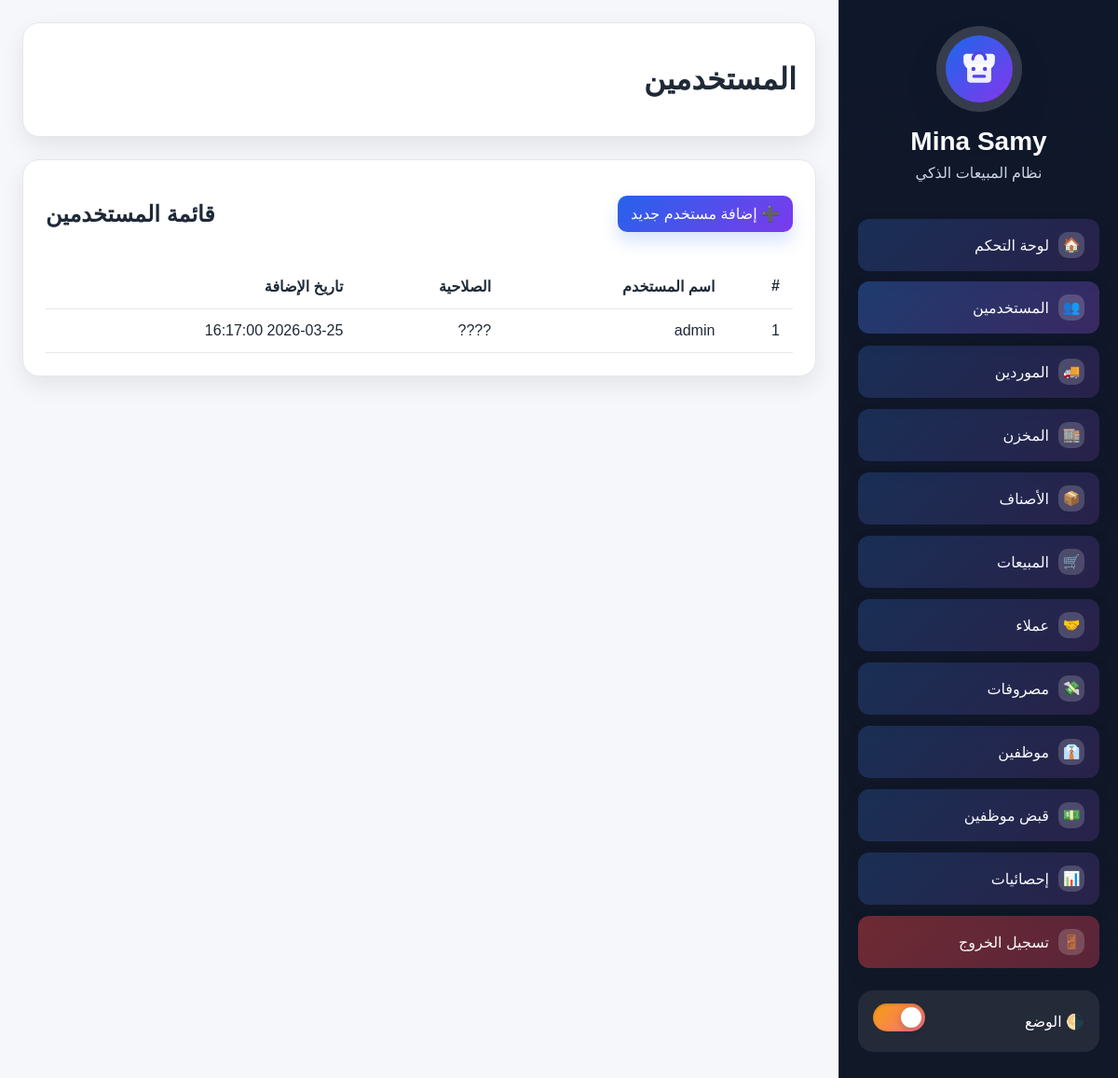
The app's page /users.php (signed in), older data.
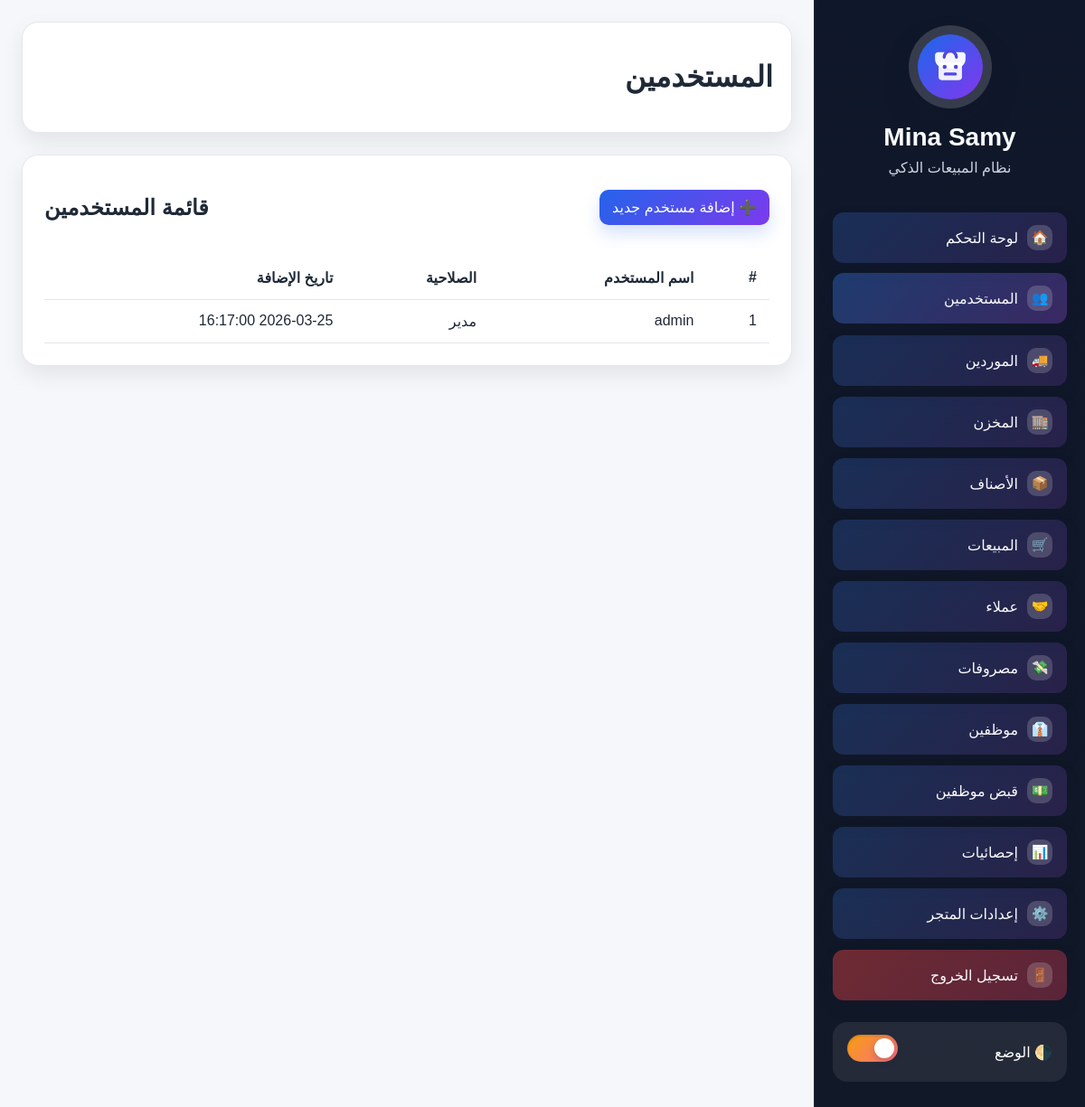
The same page, newer data.
### tables this page shows
CREATE TABLE `users` (
  `id` int(11) NOT NULL,
  `username` varchar(100) NOT NULL,
  `password` varchar(255) NOT NULL,
  `role` enum('مدير','مشرف') NOT NULL,
  `created_at` timestamp NULL DEFAULT current_timestamp()
);

### config/db.php (called while the page is built, shortened)
<?php
$defaultStore = [
    'name' => 'Mina Samy',
    'subtitle' => 'نظام المبيعات الذكي',
    'logo' => 'assets/images/store-logo.svg',
];
$store = $defaultStore;
$storeLogo = is_string($store['logo'] ?? null) ? str_replace('\\', '/', $store['logo']) : '';
$logoParts = array_values(array_filter(explode('/', $storeLogo), 'strlen'));
$storeLogo = implode('/', $logoParts);
$store['logo'] = $storeLogo;
?>

### users.php (the view, shortened to what this page needs)
<?php
require_once __DIR__ . '/config/db.php';
require_once __DIR__ . '/includes/functions.php';
$stmt = $pdo->query("SELECT id, username, role, created_at FROM users ORDER BY id DESC");
$users = $stmt->fetchAll(PDO::FETCH_ASSOC);
?>
<!DOCTYPE html>
<html lang="ar" dir="rtl">
<head>
    <link rel="stylesheet" href="assets/css/style.css">
</head>
<body>
<div class="app-layout">
    <aside class="sidebar">
        <div class="brand-block">
            <img src="<?php echo e($store['logo']); ?>" alt="شعار <?php echo e($store['name']); ?>" class="store-logo">
            <div>
                <h2 class="brand"><?php echo e($store['name']); ?></h2>
                <p class="brand-subtitle"><?php echo e($store['subtitle']); ?></p>
            </div>
        </div>
        <nav class="sidebar-nav">
            <a href="dashboard.php"><span class="nav-icon">🏠</span><span class="nav-label">لوحة التحكم</span></a>
            <a href="users.php" class="active"><span class="nav-icon">👥</span><span class="nav-label">المستخدمين</span></a>
            <?php echo renderSidebarSections(); ?>
            <?php if (($_SESSION['role'] ?? '') === 'مدير'): ?>
                <a href="settings.php"><span class="nav-icon">⚙️</span><span class="nav-label">إعدادات المتجر</span></a>
            <?php endif; ?>
            <a href="logout.php" class="logout-btn"><span class="nav-icon">🚪</span><span class="nav-label">تسجيل الخروج</span></a>
        </nav>
        <div class="theme-toggle-box">
            <span>🌗 الوضع</span>
            <label class="switch">
                <span class="slider"></span>
            </label>
        </div>
    </aside>
    <main class="main-content">
        <header class="topbar">
            <h1>المستخدمين</h1>
        </header>
        <div class="table-card">
             <div class="page-header">
                 <h2>قائمة المستخدمين</h2>
                 <a class="inline-link" href="add_user.php">➕ إضافة مستخدم جديد</a>
             </div>
            <table>
                <thead>
                    <tr>
                        <th>#</th>
                        <th>اسم المستخدم</th>
                        <th>الصلاحية</th>
                        <th>تاريخ الإضافة</th>
                    </tr>
                </thead>
                <tbody>
                    <?php foreach ($users as $user): ?>
                        <tr>
                            <td><?php echo (int)$user['id']; ?></td>
                            <td><?php echo e($user['username']); ?></td>
                            <td><?php echo e($user['role']); ?></td>
                            <td><?php echo e($user['created_at']); ?></td>
                        </tr>
                    <?php endforeach; ?>
                </tbody>
            </table>
        </div>
    </main>
</div>
</body>
</html>

### includes/functions.php (shortened to what this page needs)
<?php
function e($value)
{
    return htmlspecialchars($value ?? '', ENT_QUOTES, 'UTF-8');
}
function getSidebarSections()
{
    return [
        ['icon' => '🚚', 'label' => 'الموردين', 'aria_label' => 'قسم الموردين', 'href' => 'suppliers.php'],
        ['icon' => '🏬', 'label' => 'المخزن', 'aria_label' => 'قسم المخزن', 'href' => 'inventory.php'],
        ['icon' => '📦', 'label' => 'الأصناف', 'aria_label' => 'قسم الأصناف', 'href' => 'inventory.php?tab=issued#issued-items'],
        ['icon' => '🛒', 'label' => 'المبيعات', 'aria_label' => 'قسم المبيعات'],
        ['icon' => '🤝', 'label' => 'عملاء', 'aria_label' => 'قسم العملاء'],
        ['icon' => '💸', 'label' => 'مصروفات', 'aria_label' => 'قسم المصروفات', 'href' => 'expenses.php'],
        ['icon' => '👔', 'label' => 'موظفين', 'aria_label' => 'قسم الموظفين'],
        ['icon' => '💵', 'label' => 'قبض موظفين', 'aria_label' => 'قسم قبض الموظفين'],
        ['icon' => '📊', 'label' => 'إحصائيات', 'aria_label' => 'قسم الإحصائيات'],
    ];
}
function renderSidebarSections($activeLabel = '')
{
    $html = '';
    foreach (getSidebarSections() as $section) {
        $icon = e($section['icon'] ?? '');
        $label = e($section['label'] ?? '');
        $ariaLabel = e($section['aria_label'] ?? '');
        $href = trim((string) ($section['href'] ?? ''));
        $isActive = $activeLabel !== '' && ($section['label'] ?? '') === $activeLabel;
        if ($href !== '') {
            $html .= '<a href="' . e($href) . '"' . ($isActive ? ' class="active"' : '') . '>';
            $html .= '<span class="nav-icon" aria-hidden="true">' . $icon . '</span>';
            $html .= '<span class="nav-label">' . $label . '</span>';
            $html .= '</a>';
            continue;
        }
        $html .= '<button type="button" aria-label="' . $ariaLabel . '" disabled>';
        $html .= '<span class="nav-icon" aria-hidden="true">' . $icon . '</span>';
        $html .= '<span class="nav-label">' . $label . '</span>';
        $html .= '</button>';
    }
    return $html;
}
?>

Row changes from the older to the newer data that the page shows:
changed users "admin": role "????" → "مدير"
Text that changed along with them:
text now shown: "⚙️ إعدادات المتجر"
